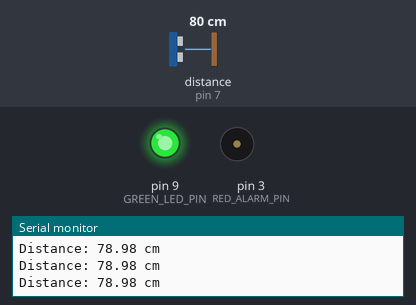
This sketch was run on a simulated Arduino Uno, built with avr-gcc and run on an emulated ATmega328P. Shown: output pins drawn as LEDs (lit = HIGH), buzzer (waves = sounding), the last lines printed to the serial monitor. Wiring (inferred from the names in the program): ultrasonic range finder: trigger pin 6; echo pin 7. The inputs (shaded band) are chosen by the test bench; at power-on: distance to the obstacle (sensor on pin 7) 80 cm. The echo pulse lasts 58.3 µs per cm; pins used as bus, display or sensor lines are not drawn.

Above: at 1.2 s.
1.3 s: distance to the obstacle (sensor on pin 7) set to 55 cm
4.3 s: distance to the obstacle (sensor on pin 7) set to 45 cm
At 4.88 s:
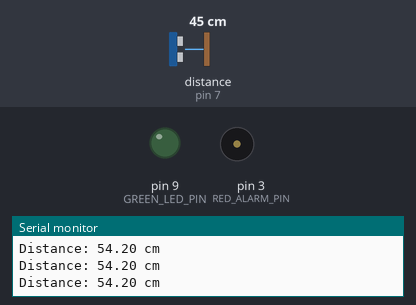
7.3 s: distance to the obstacle (sensor on pin 7) set to 60 cm
At 8.5 s:
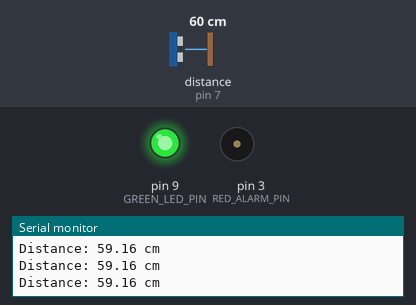
8.9 s: distance to the obstacle (sensor on pin 7) set to 47 cm
At 9.04 s:
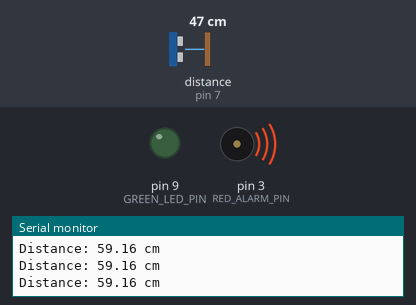
Timing chart, 0 to 12.9 s (numbered marks = the images above; inputs shaded):
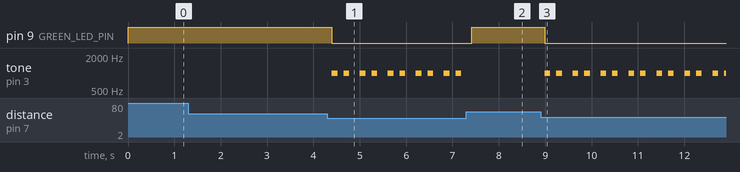

Measured:
- the behaviour switches between 51 and 50 cm on distance to the obstacle (sensor on pin 7) (found by bisection; images 0 and 1)
- after the input at 4.3 s, pin 9 (GREEN_LED_PIN): HIGH → LOW after 0.10 s; tone on pin 3 (RED_ALARM_PIN): silent → 1000 Hz after 0.10 s, then repeats every 0.60 s: silent 0.13 s, 1000 Hz 0.13 s, silent 0.23 s, 1000 Hz 0.13 s
- after the input at 7.3 s, pin 9 (GREEN_LED_PIN): LOW → HIGH after 0.12 s; tone on pin 3 (RED_ALARM_PIN): stops changing and stays silent
- after the input at 8.9 s, pin 9 (GREEN_LED_PIN): HIGH → LOW after 0.09 s; tone on pin 3 (RED_ALARM_PIN): silent → 1000 Hz after 0.09 s, then repeats every 0.60 s: silent 0.13 s, 1000 Hz 0.13 s, silent 0.23 s, 1000 Hz 0.13 s

The sketch:

2-UltraSonic.ino
```cpp
// Constants
const int TRIG_PIN = 6;
const int ECHO_PIN = 7;
const int RED_ALARM_PIN = 3;   // Red LED and Buzzer
const int GREEN_LED_PIN = 9;   // Green Status LED
const int DISTANCE_THRESHOLD = 50;

float duration_us, distance_cm;

void setup() {
  Serial.begin(9600);
  pinMode(TRIG_PIN, OUTPUT);
  pinMode(ECHO_PIN, INPUT);
  pinMode(RED_ALARM_PIN, OUTPUT);
  pinMode(GREEN_LED_PIN, OUTPUT);
}

void loop() {
  // 1. Measure Distance
  digitalWrite(TRIG_PIN, LOW);
  delayMicroseconds(2);
  digitalWrite(TRIG_PIN, HIGH);
  delayMicroseconds(10);
  digitalWrite(TRIG_PIN, LOW);

  duration_us = pulseIn(ECHO_PIN, HIGH);
  distance_cm = 0.017 * duration_us;

  // 2. Logic for LEDs and Buzzer
  if (distance_cm > 0 && distance_cm < DISTANCE_THRESHOLD) {
    // Person detected: Green OFF, Red/Buzzer BLINK
    digitalWrite(GREEN_LED_PIN, LOW);

    // Blink 4 times a second = 250ms per cycle (125ms ON, 125ms OFF)
    for(int i = 0; i < 2; i++) { // Run twice to fill the ~500ms loop timing
      digitalWrite(RED_ALARM_PIN, HIGH);
      tone(RED_ALARM_PIN, 1000); // Only works if buzzer is on this pin
      delay(125);

      digitalWrite(RED_ALARM_PIN, LOW);
      noTone(RED_ALARM_PIN);
      delay(125);
    }
  }
  else {
    // No detection: Green ON, Red/Buzzer OFF
    digitalWrite(GREEN_LED_PIN, HIGH);
    digitalWrite(RED_ALARM_PIN, LOW);
    noTone(RED_ALARM_PIN);
  }

  // Debugging
  Serial.print("Distance: ");
  Serial.print(distance_cm);
  Serial.println(" cm");

  delay(100); // Small delay for stability
}
```
